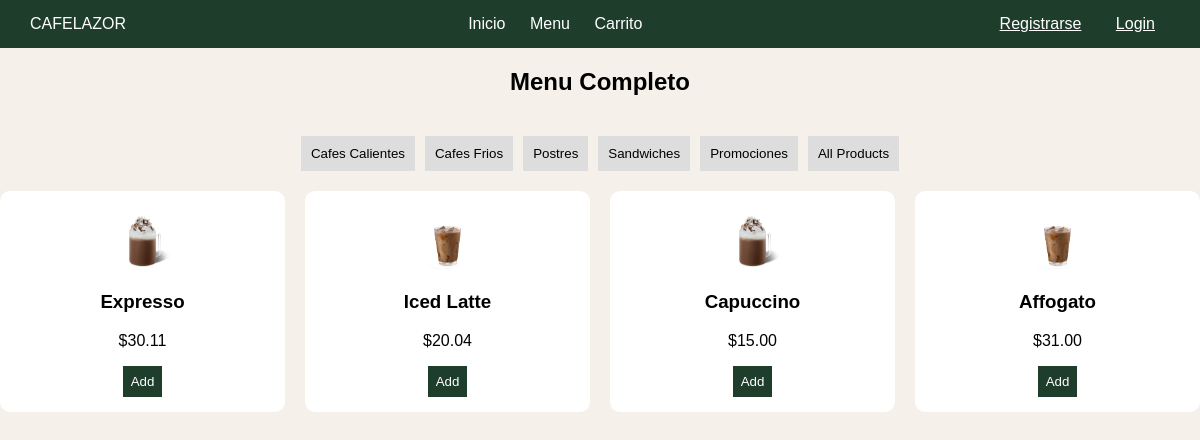
The app's page /menu/, older data.
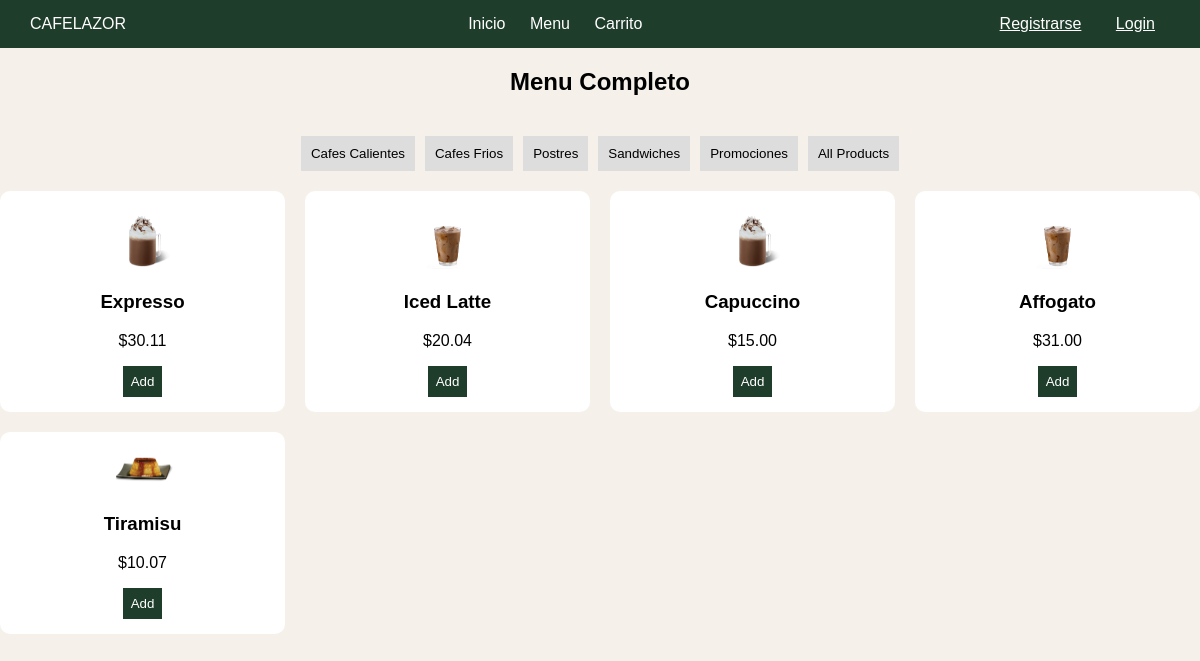
The same page, newer data.
### appcafe/models.py (models this page shows, shortened)
class Cafe(models.Model):
    CATEGORY_CHOICES = [
        ('hot', 'Cafes Calientes'),
        ('cold', 'Cafes Frios'),
        ('desserts', 'Postres'),
        ('sandwiches', 'Sandwiches'),
        ('promotions', 'Promociones'),
    ]
    name = models.CharField(max_length=100)
    description = models.TextField()
    price = models.DecimalField(max_digits=5, decimal_places=2)
    category = models.CharField(max_length=20, choices=CATEGORY_CHOICES, default='hot')

### appcafe/views.py (the view)
# urls.py: path('menu/', views.menu, name='menu'),
def menu(request):
    category_type = request.GET.get('type', None)
    if category_type:
        cafes = Cafe.objects.filter(category=category_type)
    else:
        cafes = Cafe.objects.all()
    return render(request, 'menu.html', {'cafes': cafes, 'category_type': category_type})

### appcafe/templates/menu.html (shortened to what this page needs)
{% load static %}
<!DOCTYPE html>
<html lang="es">
<head>
    <link rel="stylesheet" href="{% static 'css/styles.css' %}">
</head>
<body>
    <header class="header">
        <div class="logo">CAFELAZOR</div>
        <nav>
            <a href="{% url 'index' %}">Inicio</a>
            <a href="{% url 'menu' %}">Menu</a>
            <a href="{% url 'cart' %}">Carrito</a>
        </nav>
        <div>
            {% if user.is_authenticated %}
                <span>Hola {{ user.username }}</span>
                {% if user.is_superuser %}
                    <a class="btn-login" href="{% url 'cafe_list' %}">Admin</a>
                {% endif %}
                <a class="btn-login" href="{% url 'logout' %}">Logout</a>
            {% else %}
                <a class="btn-register" href="{% url 'register' %}">Registrarse</a>
                <a class="btn-login" href="{% url 'login' %}">Login</a>
            {% endif %}
        </div>
    </header>
    <h2>Menu Completo</h2>
    <section class="category">
        <a href="{% url 'menu' %}?type=hot"><button>Cafes Calientes</button></a>
        <a href="{% url 'menu' %}?type=cold"><button>Cafes Frios</button></a>
        <a href="{% url 'menu' %}?type=desserts"><button>Postres</button></a>
        <a href="{% url 'menu' %}?type=sandwiches"><button>Sandwiches</button></a>
        <a href="{% url 'menu' %}?type=promotions"><button>Promociones</button></a>
        <a href="{% url 'menu' %}"><button>All Products</button></a>
    </section>
    <div class="grid">
        {% for cafe in cafes %}
            <div class="card">
                {% if cafe.category == 'hot' %}
                        <img src="{% static 'img/cafes_calientes.png' %}" style="max-width: 75px; height: auto;" alt="{{ cafe.name }}">
                    {% elif cafe.category == 'cold' %}
                        <img src="{% static 'img/cafes_frios.png' %}" style="max-width: 75px; height: auto;" alt="{{ cafe.name }}">
                    {% elif cafe.category == 'desserts' %}
                        <img src="{% static 'img/postres.png' %}" style="max-width: 75px; height: auto;" alt="{{ cafe.name }}">
                    {% elif cafe.category == 'sandwiches' %}
                        <img src="{% static 'img/sandwiches.png' %}" style="max-width: 75px; height: auto;" alt="{{ cafe.name }}">
                    {% endif %}
                <h3>{{ cafe.name }}</h3>
                <p>${{ cafe.price }}</p>
                <button class="btn-primary" data-id="{{ cafe.id }}" data-name="{{ cafe.name }}" data-price="{{ cafe.price }}">Add</button>
            </div>
        {% endfor %}
    </div>
</body>
</html>

Row changes from the older to the newer data that the page shows:
added Cafe: name "Tiramisu", price "10.07"
